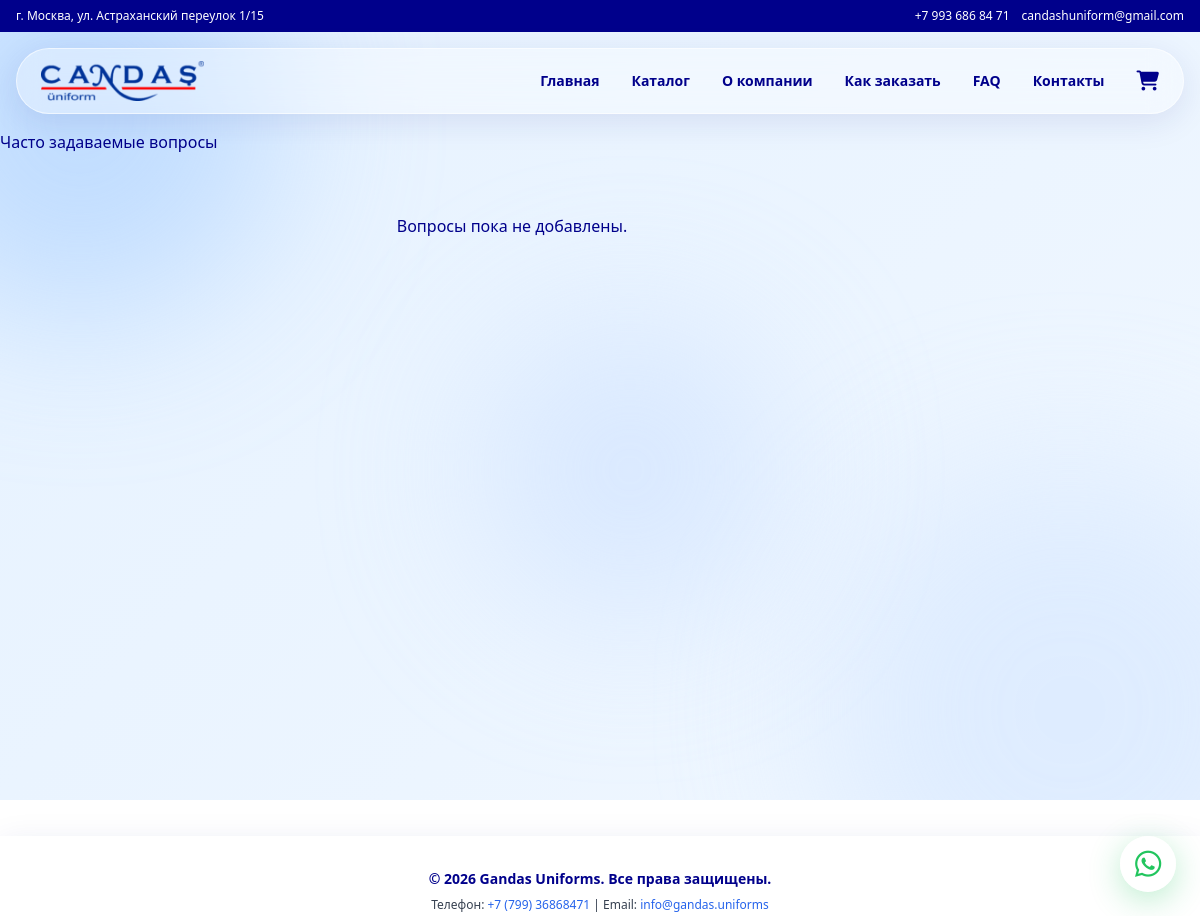
/faq/, run on an earlier commit of the app's database.
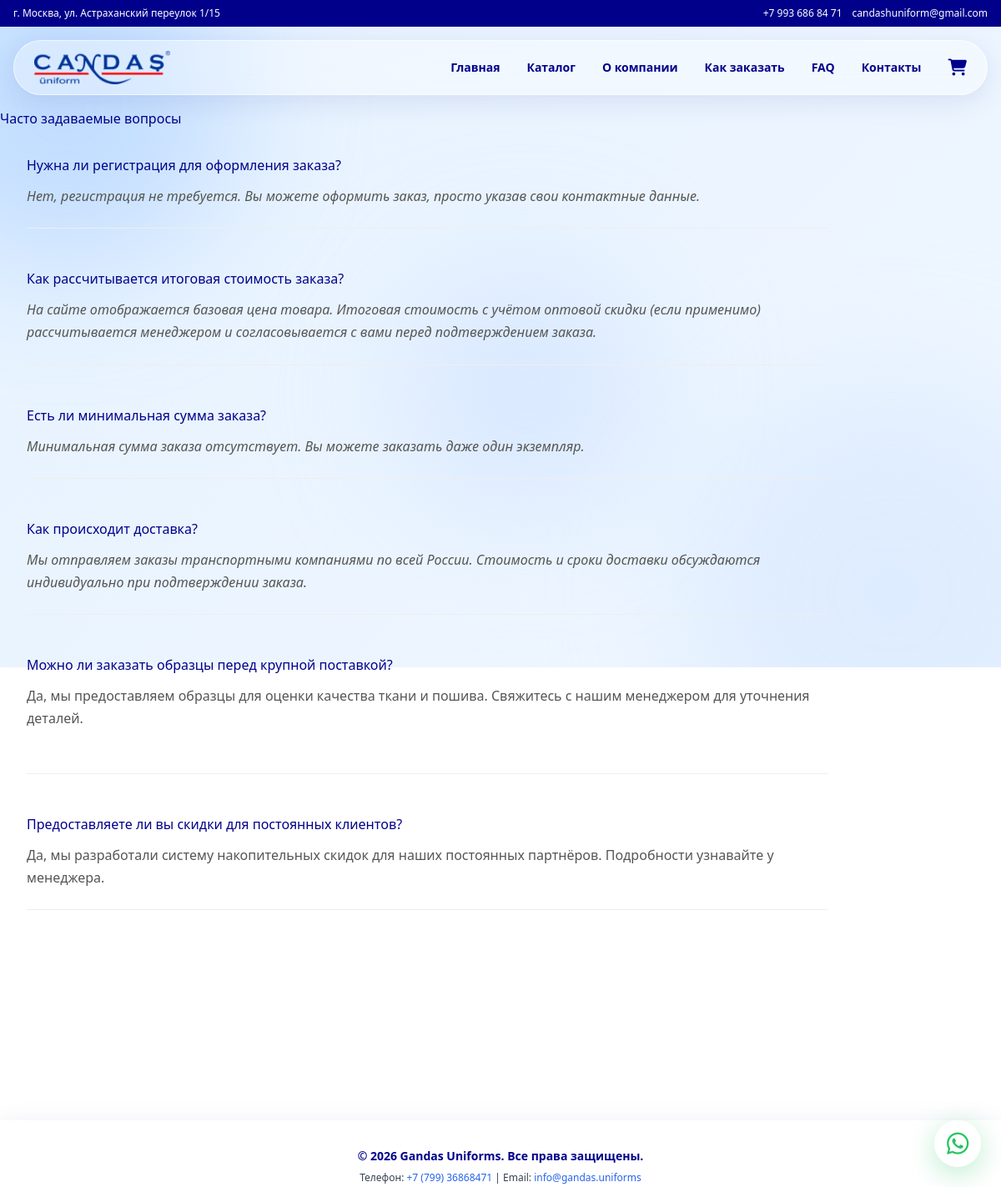
And on a later commit of the database.
### core/models.py (models this page shows, shortened)
class FAQ(models.Model):
    question = models.CharField(max_length=300, verbose_name="Вопрос")
    answer = RichTextField(verbose_name="Ответ")
    class Meta:
        verbose_name = "Часто задаваемый вопрос"
        verbose_name_plural = "Часто задаваемые вопросы"

### core/views.py (the view)
# urls.py: path('faq/', views.faq_list, name='faq'),
def faq_list(request):
    faqs = FAQ.objects.all()
    return render(request, 'core/faq.html', {'faqs': faqs})

### core/templates/core/faq.html (shortened to what this page needs)
{% extends 'base.html' %}
{% block content %}
<div class="container">
  <h1>Часто задаваемые вопросы</h1>
  {% if faqs %}
    <div class="glass-panel" style="background: var(--card-bg); padding: 32px; border-radius: var(--border-radius); box-shadow: var(--shadow);">
      <div style="display: flex; flex-direction: column; gap: 24px;">
        {% for faq in faqs %}
          <div style="border-bottom: 1px solid #eee; padding-bottom: 24px; margin-bottom: 24px; last-child:border-bottom:none; last-child:margin-bottom:0;">
            <h3 style="color: var(--primary-color); margin-bottom: 12px;">{{ faq.question }}</h3>
            <div style="line-height: 1.7; color: #555;">{{ faq.answer|safe }}</div>
          </div>
        {% endfor %}
      </div>
    </div>
  {% else %}
    <div class="glass-panel" style="background: var(--card-bg); padding: 60px; text-align: center; border-radius: var(--border-radius); box-shadow: var(--shadow);">
      <p>Вопросы пока не добавлены.</p>
    </div>
  {% endif %}
</div>
{% endblock %}

What changed in the data, as far as the page shows it:
added FAQ: question "Нужна ли регистрация для оформления заказа?", answer "Нет, регистрация не требуется. Вы можете оформить заказ, просто указав свои контактные данные."
added FAQ: question "Как рассчитывается итоговая стоимость заказа?", answer "На сайте отображается базовая цена товара. Итоговая стоимость с учётом оптовой скидки (если применимо) рассчитывается менеджером и согласовывается с вами перед подтверждением заказа."
added FAQ: question "Есть ли минимальная сумма заказа?", answer "Минимальная сумма заказа отсутствует. Вы можете заказать даже один экземпляр."
added FAQ: question "Как происходит доставка?", answer "Мы отправляем заказы транспортными компаниями по всей России. Стоимость и сроки доставки обсуждаются индивидуально при подтверждении заказа."
added FAQ: question "Можно ли заказать образцы перед крупной поставкой?", answer "Да, мы предоставляем образцы для оценки качества ткани и пошива. Свяжитесь с нашим менеджером для уточнения деталей."
added FAQ: question "Предоставляете ли вы скидки для постоянных клиентов?", answer "Да, мы разработали систему накопительных скидок для наших постоянных партнёров. Подробности узнавайте у менеджера."
Also different on the page:
text no longer shown: "Вопросы пока не добавлены."
